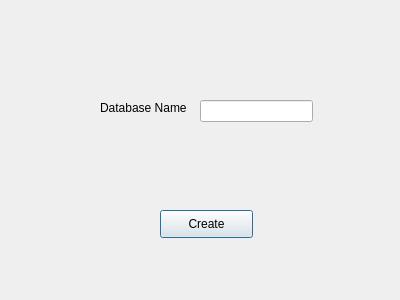
<?xml version="1.0" encoding="UTF-8"?>
<ui version="4.0">
 <class>CreateNewDbWindow</class>
 <widget class="QDialog" name="CreateNewDbWindow">
  <property name="geometry">
   <rect>
    <x>0</x>
    <y>0</y>
    <width>400</width>
    <height>300</height>
   </rect>
  </property>
  <property name="windowTitle">
   <string>Dialog</string>
  </property>
  <widget class="QLabel" name="tableNameLabel">
   <property name="geometry">
    <rect>
     <x>100</x>
     <y>100</y>
     <width>91</width>
     <height>16</height>
    </rect>
   </property>
   <property name="text">
    <string>Database Name</string>
   </property>
  </widget>
  <widget class="QPushButton" name="createDbButton">
   <property name="geometry">
    <rect>
     <x>160</x>
     <y>210</y>
     <width>93</width>
     <height>28</height>
    </rect>
   </property>
   <property name="text">
    <string>Create</string>
   </property>
  </widget>
  <widget class="QLineEdit" name="dbNameInput">
   <property name="geometry">
    <rect>
     <x>200</x>
     <y>100</y>
     <width>113</width>
     <height>22</height>
    </rect>
   </property>
  </widget>
 </widget>
 <resources/>
 <connections/>
</ui>
